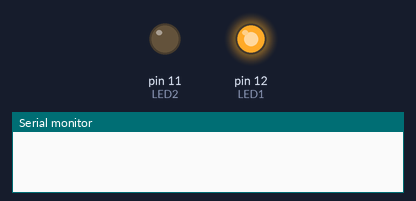
Bench run of a sketch on a simulated Arduino Uno, built with avr-gcc and run on an emulated ATmega328P. On the bench: output pins drawn as LEDs (lit = HIGH), the last lines printed to the serial monitor.

Above: at 0.1 s.
At 9.46 s:
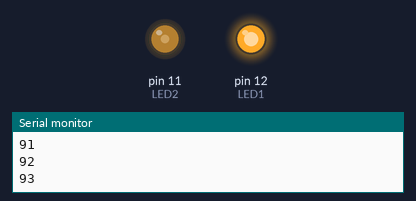
At 19.98 s:
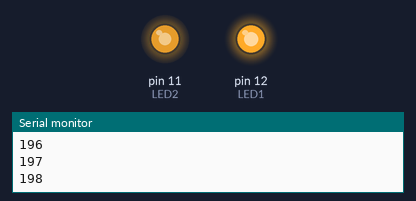
At 39.93 s:
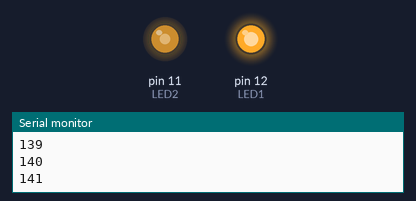
Timing chart, 0 to 40.0 s (numbered marks = the images above):
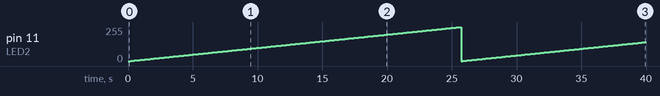

The sketch:

_ex1_.ino
```cpp
/* ------------SAÍDAS PWM----------------
* O programa fará com que o brilho do LED conectado ao pino 11 aumente gradativamente.
* O LED no pino 12 foi aceso somente para que você possa comparar visualmente o brilho dos dois…
-----------------------Exercício 1:-----------------------------------
* No simulador, conecte um osciloscópio para visualizar o sinal no pino 11,
* e observe a relação entre a forma de onda no osciloscópio,
* o brilho do LED e o valor de n, no monitor Serial.
*/
const byte LED1 = 12;       // pino 12 não possui a função PWM
const byte LED2 = 11;       // pino 11 pode ser usado como PWM

void setup() {
  pinMode ( LED1, OUTPUT ); // configura o pinos 11 e 12 como SAÍDAs
  pinMode ( LED2, OUTPUT );
  digitalWrite ( LED1, 1 ); // acende LED no pino 12, para comparar o brilho
  Serial.begin ( 9600 );
}

void loop() {
  delay (100);               // pausa a execução por 50ms
  static byte n = 0;        // o valor de n controlará o brilho do LED...
  analogWrite( LED2, n );   // configura duty-cycle = n
  Serial.println ( n );     // imprime o valor de n
  n++;                      // incrementa n
}
```

Measured:
- by itself, pin 11 (LED2): 0/255 → 1/255 at 0.20 s, → 2/255 0.10 s later, → 3/255 0.10 s later, → 4/255 0.10 s later, … (398 changes in this stretch)
